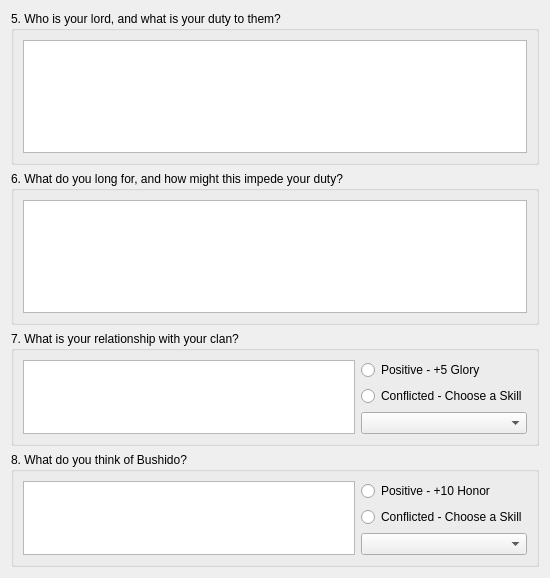
<?xml version="1.0" encoding="UTF-8"?>
<ui version="4.0">
 <class>NewCharWizardPage3</class>
 <widget class="QWizardPage" name="NewCharWizardPage3">
  <property name="geometry">
   <rect>
    <x>0</x>
    <y>0</y>
    <width>550</width>
    <height>578</height>
   </rect>
  </property>
  <property name="windowTitle">
   <string>WizardPage</string>
  </property>
  <layout class="QVBoxLayout" name="verticalLayout_7">
   <item>
    <widget class="QGroupBox" name="groupBox">
     <property name="title">
      <string>5. Who is your lord, and what is your duty to them?</string>
     </property>
     <layout class="QVBoxLayout" name="verticalLayout_3">
      <item>
       <layout class="QVBoxLayout" name="verticalLayout_2">
        <item>
         <widget class="QTextEdit" name="nc3_q5_textEdit"/>
        </item>
       </layout>
      </item>
     </layout>
    </widget>
   </item>
   <item>
    <widget class="QGroupBox" name="groupBox_2">
     <property name="title">
      <string>6. What do you long for, and how might this impede your duty?</string>
     </property>
     <layout class="QVBoxLayout" name="verticalLayout_4">
      <item>
       <layout class="QVBoxLayout" name="verticalLayout">
        <item>
         <widget class="QTextEdit" name="nc3_q6_textEdit"/>
        </item>
       </layout>
      </item>
     </layout>
    </widget>
   </item>
   <item>
    <widget class="QGroupBox" name="groupBox_3">
     <property name="title">
      <string>7. What is your relationship with your clan?</string>
     </property>
     <layout class="QVBoxLayout" name="verticalLayout_6">
      <item>
       <layout class="QGridLayout" name="gridLayout">
        <item row="0" column="1">
         <widget class="QRadioButton" name="nc3_q7_pos_radioButton">
          <property name="text">
           <string>Positive - +5 Glory</string>
          </property>
         </widget>
        </item>
        <item row="1" column="1">
         <widget class="QRadioButton" name="nc3_q7_neg_radioButton">
          <property name="text">
           <string>Conflicted - Choose a Skill</string>
          </property>
         </widget>
        </item>
        <item row="0" column="0" rowspan="3">
         <widget class="QTextEdit" name="nc3_q7_textEdit"/>
        </item>
        <item row="2" column="1">
         <widget class="QComboBox" name="nc3_q7_comboBox"/>
        </item>
       </layout>
      </item>
     </layout>
    </widget>
   </item>
   <item>
    <widget class="QGroupBox" name="groupBox_4">
     <property name="title">
      <string>8. What do you think of Bushido?</string>
     </property>
     <layout class="QVBoxLayout" name="verticalLayout_5">
      <item>
       <layout class="QGridLayout" name="gridLayout_2">
        <item row="0" column="1">
         <widget class="QRadioButton" name="nc3_q8_pos_radioButton">
          <property name="text">
           <string>Positive - +10 Honor</string>
          </property>
         </widget>
        </item>
        <item row="0" column="0" rowspan="3">
         <widget class="QTextEdit" name="nc3_q8_textEdit"/>
        </item>
        <item row="2" column="1">
         <widget class="QComboBox" name="nc3_q8_comboBox"/>
        </item>
        <item row="1" column="1">
         <widget class="QRadioButton" name="nc3_q8_neg_radioButton">
          <property name="text">
           <string>Conflicted - Choose a Skill</string>
          </property>
         </widget>
        </item>
       </layout>
      </item>
     </layout>
    </widget>
   </item>
  </layout>
 </widget>
 <resources/>
 <connections/>
</ui>
